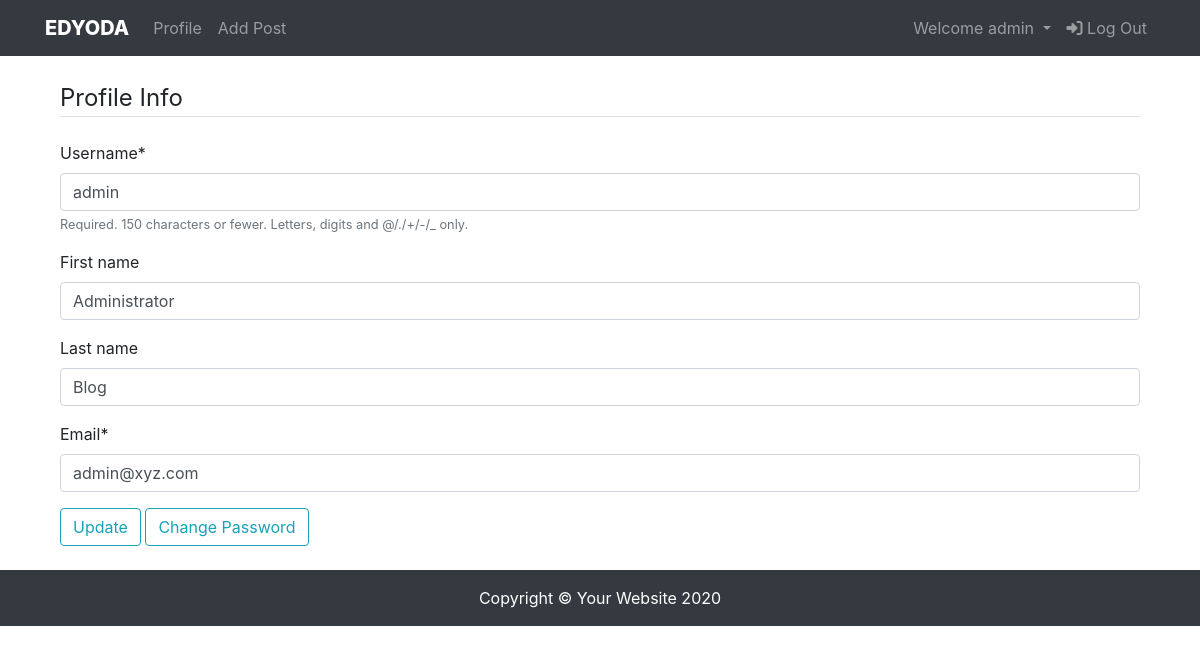
Page /account/profile/update/26 (signed in) on the committed database.
### account/models.py (models this page shows, shortened)
class User(AbstractUser):
    email = models.EmailField(unique=True)
    pic = models.ImageField(default='media/default.jpg', upload_to='account', blank=True)
    bio = models.TextField(blank=True)
    REQUIRED_FIELDS = ('email',)

### account/views.py (the view)
# urls.py: path('profile/update/<int:pk>', UserProfileUpdateView.as_view(), name='update'),
class UserProfileUpdateView(LoginRequiredMixin, UpdateView):
    login_url = reverse_lazy('login')
    model = models.User
    fields = ('username','first_name','last_name','email')
    template_name = 'registration/profile_update.html'
    pk_url_kwarg = 'pk'

### templates/registration/profile_update.html (shortened to what this page needs)
{% extends 'blog/base.html' %}
{% load crispy_forms_tags %}
{% block content %}
<div class="container">
    <form method="POST" enctype="multipart/form-data">
        <legend class="border-bottom mb-4">Profile Info</legend>
        <div class="form-group">
            {{ form.username|as_crispy_field }}
        </div>
        <div class="form-group">
            {{ form.first_name|as_crispy_field }}
        </div>
        <div class="form-group">
            {{ form.last_name|as_crispy_field }}
        </div>
        <div class="form-group">
            {{ form.email|as_crispy_field }}
        </div>
        <div class="form-group">
            <button class="btn btn-outline-info" type="submit">Update</button>
            <span><a href="{% url 'password_change' %}" class="btn btn-outline-info">Change Password</a></span>
        </div>
    </form>
</div>
{% endblock content %}

### templates/blog/base.html (shortened to what this page needs)
<!DOCTYPE html>
{% load static %}
<html lang="en">
<head>
    <link rel="stylesheet" href="https://stackpath.bootstrapcdn.com/bootstrap/4.5.0/css/bootstrap.min.css"
>
    <link rel="stylesheet" href="{% static 'blog/css/main.css' %}">
</head>
<body>
    <nav class="navbar navbar-expand-lg navbar-dark bg-dark fixed-top">
        <div class="container">
            <a class="navbar-brand" href="{% url 'home' %}">EDYODA</a>
            <div class="collapse navbar-collapse" id="collapsibleNavbar">
                <ul class="navbar-nav mr-auto">
                    {% if user.is_authenticated %}
                        <li class="nav-item">
                            <a class="nav-link" href="{% url 'profile' user.id %}">Profile</a>
                        </li>
                        <li class="nav-item">
                            <a class="nav-link" href="{% url 'createpost' %}">Add Post</a>
                        </li>
                    {% endif %}
                </ul>
                <ul class="nav navbar-nav ml-auto">
                    {% if user.is_authenticated %}
                    <li class="nav-item dropdown">
                        <a class="nav-link dropdown-toggle" href="#" id="navbardrop" data-toggle="dropdown">
                            Welcome {{ user.get_username }}
                        </a>
                      </li>
                    <li class="nav-item">
                        <a class="nav-link" href="{% url 'logout' %}"><span class="fas fa-sign-in-alt"></span> Log
                            Out</a>
                    </li>
                    {% endif %}
                </ul>
            </div>
        </div>
    </nav>
    <div class="container my-4">
        {% block content %}
        {% endblock content %}
    </div>
    <footer class="py-3 bg-dark">
        <div class="container">
            <p class="m-0 text-center text-white">Copyright &copy; Your Website 2020</p>
        </div>
    </footer>
</body>
</html>

### static/blog/css/main.css (style rules this page uses)
body { padding-top: 56px; }
.navbar-brand { font-weight: 800 !important; }

### rows in the picture
User: get_username "admin", username "admin", first_name "Administrator", last_name "Blog", email "admin@xyz.com"
